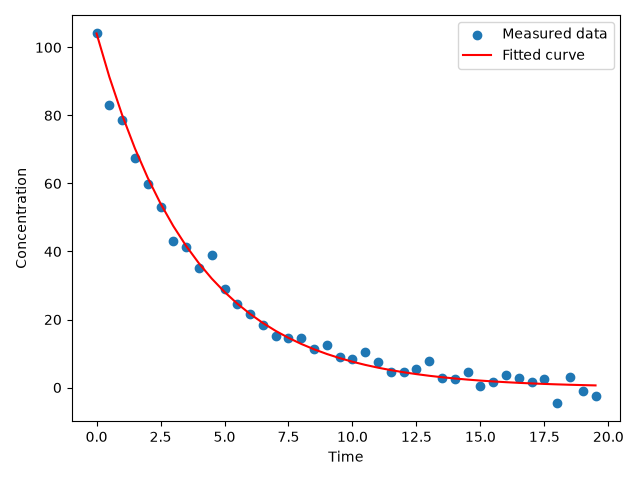

This figure's Python source:
"""
PW2 Lab B Part 3 -- fit a reaction's rate constant to measured data.

A first-order reaction decays as  C(t) = C0 * exp(-k*t).  You have noisy
concentration-vs-time measurements; find the k that best matches them.
Complete the TODOs. Run:  python kinetics.py
"""

import numpy as np
import matplotlib.pyplot as plt
from scipy.optimize import minimize

# TODO 1: read kinetics.csv (columns time, concentration) into arrays t, C.
#         Set C0 = the first concentration.

data = np.loadtxt("kinetics.csv", delimiter=",", skiprows=1)

t = data[:, 0]
C = data[:, 1]

C0 = C[0]

# TODO 2: write total_error(k) = sum of (measured - C0*exp(-k*t))^2.
#         This is the "how bad" number: small when the model matches the data.

def total_error(k):
    k = k[0]
    model = C0 * np.exp(-k * t)
    return np.sum((C - model)**2)


# TODO 3: minimise total_error with scipy.optimize.minimize (method "SLSQP",
#         bounds [(0, 5)], start x0=0.5). Print the fitted k.

result = minimize(total_error, x0=[0.5], method="SLSQP", bounds=[(0, 5)])

k_fit = result.x[0]
print("Fitted k =", k_fit)

# TODO 4: plot the measured data (points) and your fitted curve (line) together.
#         Save as kinetics.png.

C_fit = C0 * np.exp(-k_fit * t)

plt.scatter(t, C, label="Measured data") # sccatter plot for measured data

plt.plot(t, C_fit,color="red", label="Fitted curve") # plot for fitted curve
plt.xlabel("Time")
plt.ylabel("Concentration")

plt.legend() 
plt.tight_layout()

plt.savefig("kinetics.png")
plt.show()
